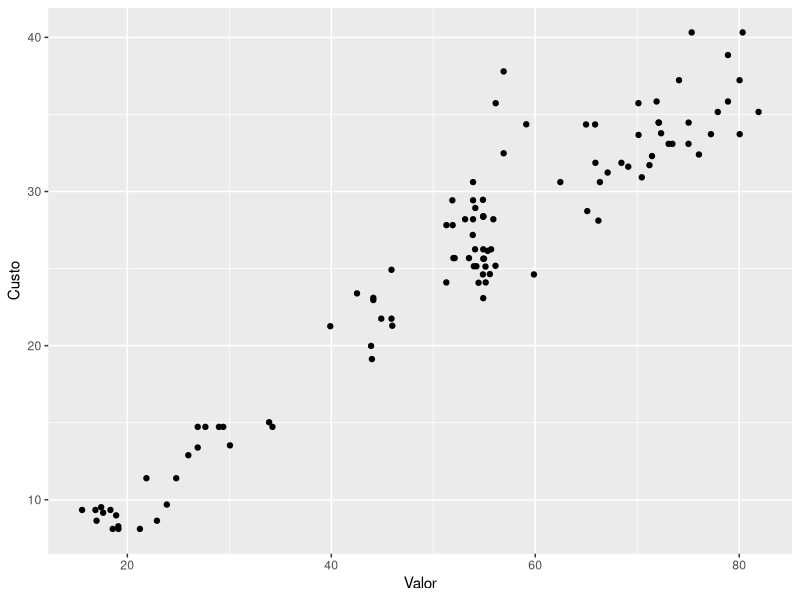

Generate this figure with R:
# Definindo a pasta de trabalho
# Substitua o caminho abaixo pela pasta no seu PC
setwd("C:/Arquivos/Documents/PowerBI/Cap12")
getwd()

# Carregando o dataset
vendas <- read.csv("Vendas.csv", fileEncoding = "windows-1252")

# Carrega o ggplot2
library(ggplot2)

# Cria o grafico
qplot(Valor, Custo, data = vendas)